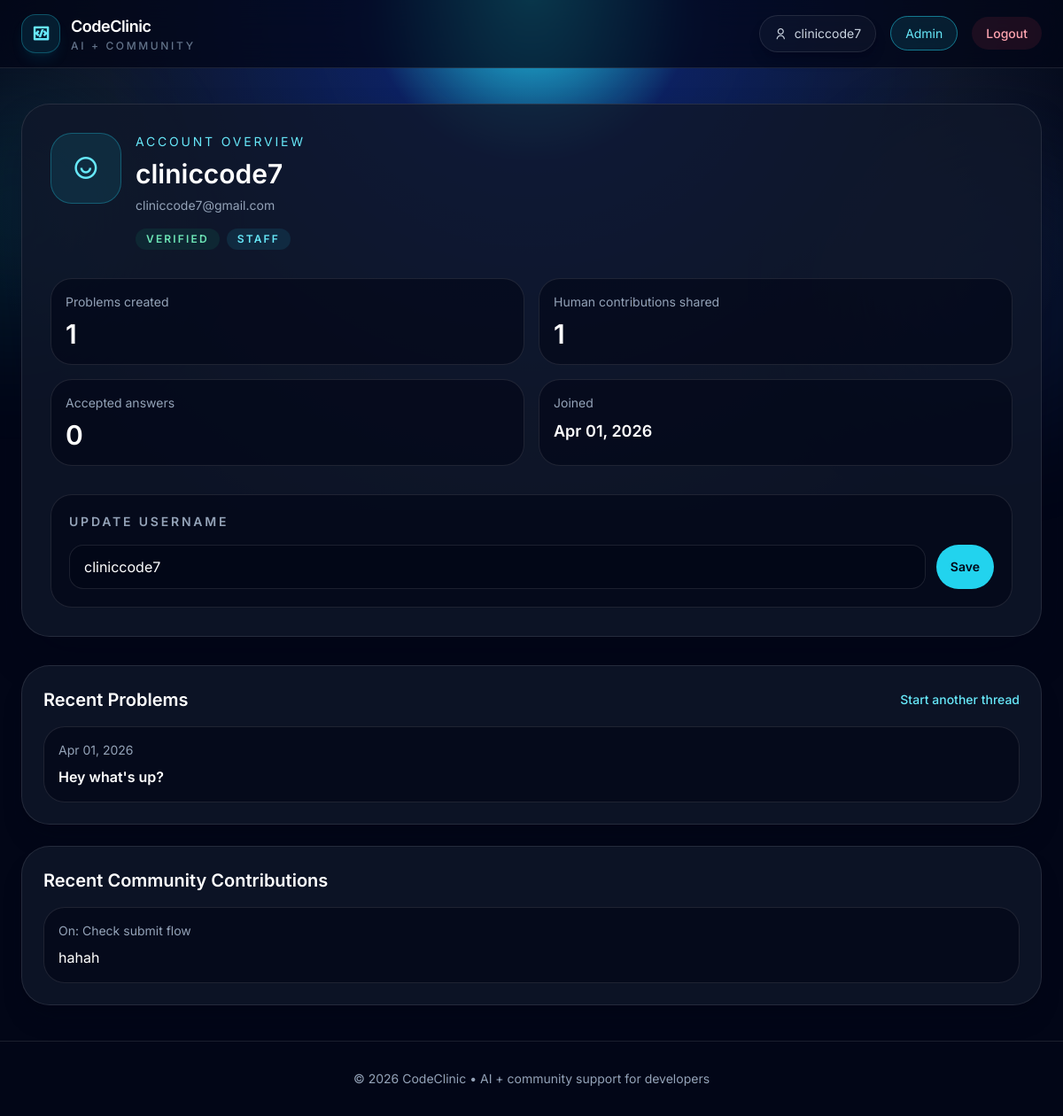
The app's page /profile/ (signed in), older data.
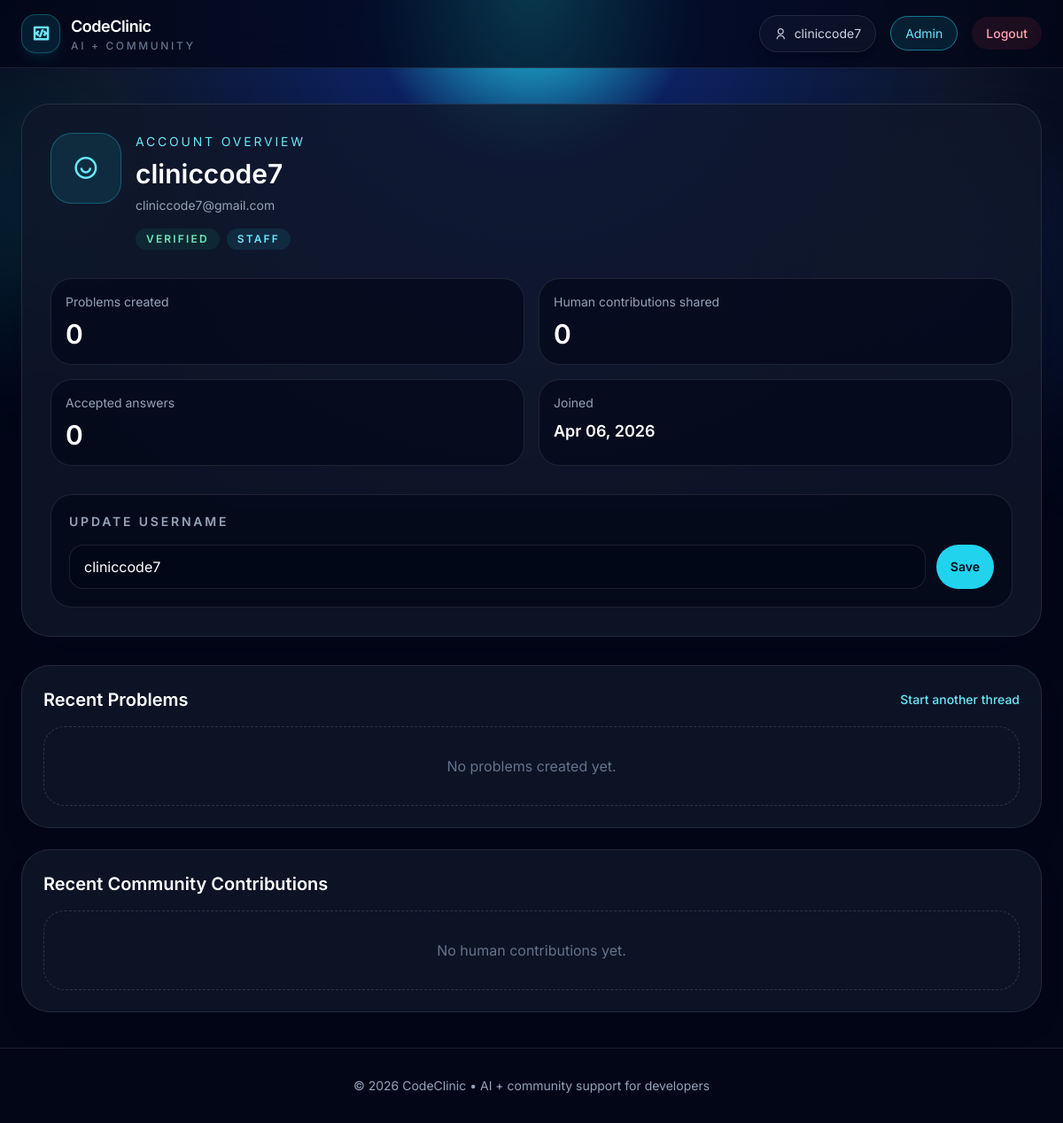
The same page, newer data.
### main/models.py (models this page shows, shortened)
class CustomUser(AbstractUser):
    email = models.EmailField(unique=True)
    is_verified = models.BooleanField(default=False)
    USERNAME_FIELD = 'email'
    REQUIRED_FIELDS = []
    objects = CustomUserManager()

class Problem(models.Model):
    description = models.TextField()
    user = models.ForeignKey(CustomUser, on_delete=models.CASCADE)
    topic = models.CharField(max_length=100, blank=True, null=True)
    accepted_solution = models.ForeignKey(
        "Solution",
        on_delete=models.SET_NULL,
        null=True,
        blank=True,
        related_name="accepted_for_problems",
    )
    created_at = models.DateTimeField(auto_now_add=True)
    class Meta:
        ordering = ["-created_at"]
        permissions = (
            ("view_reports_dashboard", "Can view reports dashboard"),
        )

class Solution(models.Model):
    problem = models.ForeignKey(Problem, on_delete=models.CASCADE, related_name='solutions')
    content = models.TextField()
    author = models.ForeignKey(CustomUser, on_delete=models.SET_NULL, null=True, blank=True)
    ANSWER_TYPES = (
        ('direct', 'Direct Answer'),
        ('explanation', 'Conceptual Explanation'),
        ('opinion', 'Opinion / Discussion'),
        ('example', 'Worked Example'),
    )
    answer_type = models.CharField(max_length=20, choices=ANSWER_TYPES, default='direct')
    created_at = models.DateTimeField(auto_now_add=True)
    class Meta:
        ordering = ["-created_at"]

### main/views.py (the view, shortened to what this page needs)
# urls.py: path('profile/', views.profile, name='profile'),
@login_required(login_url="login")
def profile(request):
    user = (
        CustomUser.objects
        .prefetch_related("problem_set__accepted_solution", "solution_set")
        .get(pk=request.user.pk)
    )
    problems = user.problem_set.all()[:5]
    contributions = user.solution_set.all()[:5]
    context = {
        "profile_user": user,
        "recent_problems": problems,
        "recent_contributions": contributions,
        "stats": {
            "problems_created": user.problem_set.count(),
            "human_contributions": user.solution_set.count(),
            "accepted_answers": user.solution_set.filter(accepted_for_problems__isnull=False).distinct().count(),
            "verified": user.is_verified,
        },
    }
    return render(request, "profile.html", context)

### main/templates/profile.html (shortened to what the changed rows need)
{% extends 'base.html' %}
{% block content %}
<section class="grid gap-8 xl:grid-cols-[0.95fr_1.05fr]">
    <div class="rounded-[2rem] border border-white/10 bg-slate-900/80 p-8 shadow-2xl shadow-slate-950/40">
        <div class="flex items-start gap-4">
            <div>
                <p class="text-sm uppercase tracking-[0.2em] text-cyan-300">Account Overview</p>
                <h1 class="mt-2 text-3xl font-semibold text-white">{{ profile_user.username }}</h1>
                <p class="mt-2 text-sm text-slate-400">{{ profile_user.email }}</p>
                <div class="mt-4 flex flex-wrap gap-2">
                    {% if stats.verified %}
                        <span class="rounded-full bg-emerald-500/10 px-3 py-1 text-xs font-semibold uppercase tracking-[0.18em] text-emerald-300">Verified</span>
                    {% else %}
                        <span class="rounded-full bg-amber-500/10 px-3 py-1 text-xs font-semibold uppercase tracking-[0.18em] text-amber-300">Unverified</span>
                    {% endif %}
                    {% if profile_user.is_staff %}
                        <span class="rounded-full bg-cyan-400/10 px-3 py-1 text-xs font-semibold uppercase tracking-[0.18em] text-cyan-300">Staff</span>
                    {% endif %}
                </div>
            </div>
        </div>
        <div class="mt-8 grid gap-4 sm:grid-cols-2">
            <div class="rounded-3xl border border-white/10 bg-slate-950/60 p-4">
                <p class="text-sm text-slate-400">Problems created</p>
                <p class="mt-2 text-3xl font-semibold text-white">{{ stats.problems_created }}</p>
            </div>
            <div class="rounded-3xl border border-white/10 bg-slate-950/60 p-4">
                <p class="text-sm text-slate-400">Human contributions shared</p>
                <p class="mt-2 text-3xl font-semibold text-white">{{ stats.human_contributions }}</p>
            </div>
            <div class="rounded-3xl border border-white/10 bg-slate-950/60 p-4">
                <p class="text-sm text-slate-400">Joined</p>
                <p class="mt-2 text-lg font-semibold text-white">{{ profile_user.date_joined|date:"M d, Y" }}</p>
            </div>
        </div>
        <div class="mt-8 rounded-3xl border border-white/10 bg-slate-950/60 p-5">
            <h2 class="text-sm font-semibold uppercase tracking-[0.2em] text-slate-400">Update Username</h2>
            <form method="POST" class="mt-4 flex flex-col gap-3 sm:flex-row">
                <input type="text" name="username" value="{{ profile_user.username }}" required class="min-w-0 flex-1 rounded-2xl border border-white/10 bg-slate-950/70 px-4 py-3 text-white placeholder:text-slate-500 focus:border-cyan-400 focus:outline-none">
                <button type="submit" class="rounded-full bg-cyan-400 px-4 py-3 text-sm font-semibold text-slate-950 hover:bg-cyan-300">Save</button>
            </form>
        </div>
    </div>
    <div class="space-y-6">
        <div class="rounded-[2rem] border border-white/10 bg-slate-900/80 p-6 shadow-xl shadow-slate-950/30">
            <div class="mb-4 flex items-center justify-between">
                <h2 class="text-xl font-semibold text-white">Recent Problems</h2>
            </div>
            <div class="space-y-3">
                {% for problem in recent_problems %}
                    <a href="{% url 'problem_detail' problem.id %}" class="block rounded-3xl border border-white/10 bg-slate-950/60 p-4 transition hover:border-cyan-400/40 hover:bg-slate-950">
                        <p class="text-sm text-slate-400">{{ problem.created_at|date:"M d, Y" }}</p>
                        <p class="mt-2 font-semibold text-white">{{ problem.description|truncatechars:90 }}</p>
                    </a>
                {% empty %}
                    <p class="rounded-3xl border border-dashed border-white/15 px-5 py-8 text-center text-slate-500">No problems created yet.</p>
                {% endfor %}
            </div>
        </div>
        <div class="rounded-[2rem] border border-white/10 bg-slate-900/80 p-6 shadow-xl shadow-slate-950/30">
            <h2 class="text-xl font-semibold text-white">Recent Community Contributions</h2>
            <div class="mt-4 space-y-3">
                {% for solution in recent_contributions %}
                    <a href="{% url 'problem_detail' solution.problem.id %}" class="block rounded-3xl border border-white/10 bg-slate-950/60 p-4 transition hover:border-cyan-400/40 hover:bg-slate-950">
                        <p class="text-sm text-slate-400">On: {{ solution.problem.description|truncatechars:55 }}</p>
                        <p class="mt-2 text-white">{{ solution.content|truncatechars:110 }}</p>
                    </a>
                {% empty %}
                    <p class="rounded-3xl border border-dashed border-white/15 px-5 py-8 text-center text-slate-500">No human contributions yet.</p>
                {% endfor %}
            </div>
        </div>
    </div>
</section>
{% endblock %}

### main/templates/base.html (shortened to what this page needs)
{% load static %}
<!DOCTYPE html>
<html lang="en">
<head>
    <script src="https://cdn.tailwindcss.com"></script>
    <link href="https://cdn.jsdelivr.net/npm/remixicon@4.2.0/fonts/remixicon.css" rel="stylesheet">
    <link rel="stylesheet" href="{% static 'css/style.css' %}">
</head>
<body class="min-h-screen bg-slate-950 text-slate-100 antialiased">
    <div class="fixed inset-x-0 top-0 -z-10 h-[36rem] bg-[radial-gradient(circle_at_top,#22d3ee_0%,rgba(29,78,216,0.38)_22%,rgba(15,23,42,0.96)_58%,#020617_82%)]"></div>
    <div class="fixed left-[-8rem] top-24 -z-10 h-72 w-72 rounded-full bg-cyan-400/10 blur-3xl"></div>
    <div class="fixed right-[-5rem] top-40 -z-10 h-80 w-80 rounded-full bg-blue-500/10 blur-3xl"></div>
    <nav class="sticky top-0 z-40 border-b border-white/10 bg-slate-950/75 backdrop-blur-xl">
        <div class="mx-auto flex w-full max-w-7xl items-center justify-between px-6 py-4">
            <a href="{% url 'home' %}" class="group flex items-center gap-3 text-lg font-semibold tracking-tight text-white">
                <span class="flex h-11 w-11 items-center justify-center rounded-2xl border border-cyan-400/30 bg-cyan-400/10 text-cyan-300 shadow-lg shadow-cyan-500/10 transition group-hover:-translate-y-0.5 group-hover:border-cyan-300">
                    <i class="ri-code-box-line text-xl"></i>
                </span>
                <span class="flex flex-col">
                    <span>CodeClinic</span>
                    <span class="text-xs font-medium uppercase tracking-[0.22em] text-slate-500">AI + Community</span>
                </span>
            </a>
            <ul class="flex items-center gap-4 text-sm text-slate-300">
                {% if user.is_authenticated %}
                    <li><a href="{% url 'profile' %}" class="inline-flex items-center gap-2 rounded-full border border-white/10 bg-white/[0.03] px-4 py-2.5 shadow-lg shadow-slate-950/20 transition hover:-translate-y-0.5 hover:border-cyan-400 hover:bg-cyan-400/10 hover:text-white"><i class="ri-user-line"></i> {{ user.username }}</a></li>
                    {% if user.is_staff %}
                        <li><a href="{% url 'myadmin:index' %}" class="rounded-full border border-cyan-400/50 bg-cyan-400/10 px-4 py-2.5 text-cyan-300 transition hover:-translate-y-0.5 hover:bg-cyan-400/20 hover:text-cyan-200">Admin</a></li>
                    {% endif %}
                    <li><a href="{% url 'logout' %}" class="rounded-full bg-rose-500/10 px-4 py-2.5 font-medium text-rose-300 transition hover:-translate-y-0.5 hover:bg-rose-500/20">Logout</a></li>
                {% endif %}
            </ul>
        </div>
    </nav>
    <main class="mx-auto w-full max-w-7xl px-6 py-10">
        {% block content %}{% endblock %}
    </main>
    <footer class="border-t border-white/10 py-8 text-center text-sm text-slate-400">
        <p>© {% now "Y" %} CodeClinic • AI + community support for developers</p>
    </footer>
</body>
</html>

Row changes from the older to the newer data that the page shows:
removed Problem: created_at "Apr 01, 2026", description "Hey what's up?"
removed Solution: problem.description "Check submit flow", content "hahah"
changed CustomUser "cliniccode7": date_joined "Apr 01, 2026" → "Apr 06, 2026"
Text that changed along with them:
{{ stats.problems_created }}: "1" → "0"
{{ stats.human_contributions }}: "1" → "0"
text now shown: "No problems created yet. No human contributions yet."
